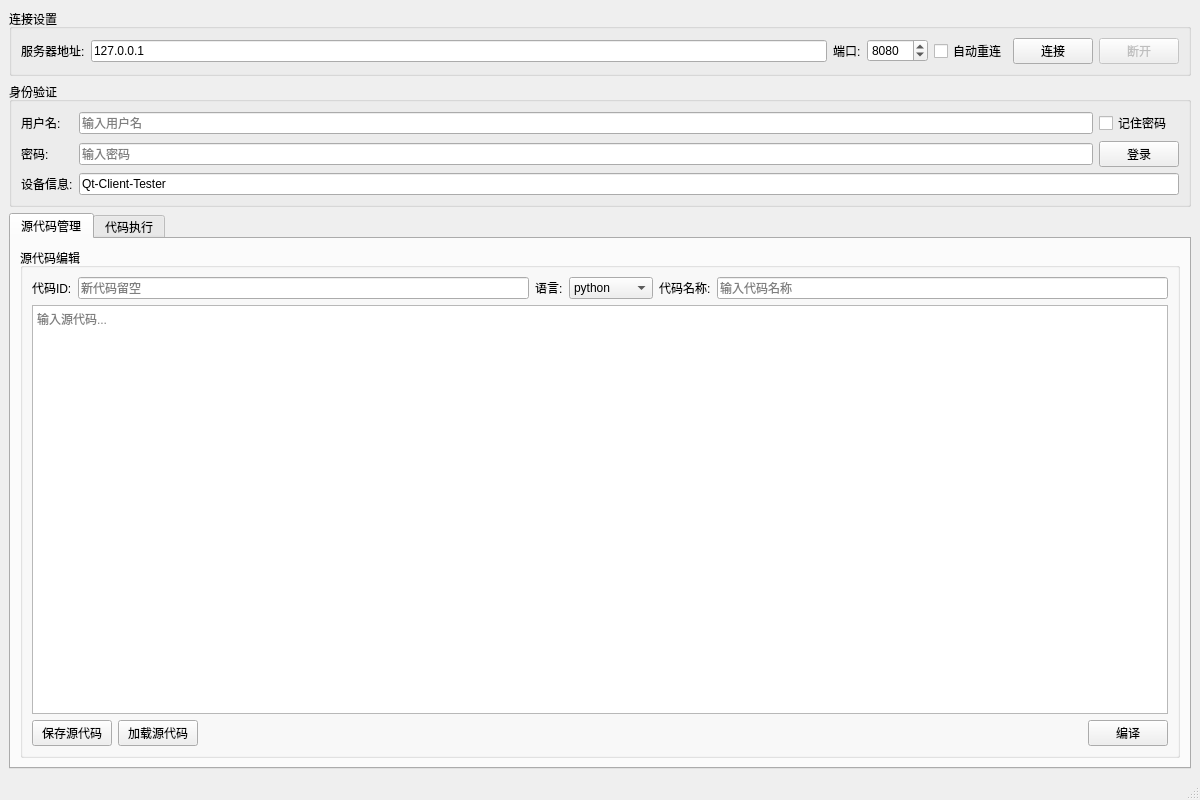
<?xml version="1.0" encoding="UTF-8"?>
<ui version="4.0">
 <class>MainWindow</class>
 <widget class="QMainWindow" name="MainWindow">
  <property name="geometry">
   <rect>
    <x>0</x>
    <y>0</y>
    <width>1200</width>
    <height>800</height>
   </rect>
  </property>
  <property name="windowTitle">
   <string>ProtoClientTester</string>
  </property>
  <widget class="QWidget" name="centralWidget">
   <layout class="QVBoxLayout" name="verticalLayout">
    <item>
     <widget class="QGroupBox" name="groupBoxConnection">
      <property name="title">
       <string>连接设置</string>
      </property>
      <layout class="QHBoxLayout" name="horizontalLayout">
       <item>
        <widget class="QLabel" name="labelHost">
         <property name="text">
          <string>服务器地址:</string>
         </property>
        </widget>
       </item>
       <item>
        <widget class="QLineEdit" name="lineEditHost">
         <property name="text">
          <string>127.0.0.1</string>
         </property>
        </widget>
       </item>
       <item>
        <widget class="QLabel" name="labelPort">
         <property name="text">
          <string>端口:</string>
         </property>
        </widget>
       </item>
       <item>
        <widget class="QSpinBox" name="spinBoxPort">
         <property name="minimum">
          <number>1</number>
         </property>
         <property name="maximum">
          <number>65535</number>
         </property>
         <property name="value">
          <number>8080</number>
         </property>
        </widget>
       </item>
       <item>
        <widget class="QCheckBox" name="checkBoxAutoReconnect">
         <property name="text">
          <string>自动重连</string>
         </property>
        </widget>
       </item>
       <item>
        <widget class="QPushButton" name="pushButtonConnect">
         <property name="text">
          <string>连接</string>
         </property>
        </widget>
       </item>
       <item>
        <widget class="QPushButton" name="pushButtonDisconnect">
         <property name="text">
          <string>断开</string>
         </property>
         <property name="enabled">
          <bool>false</bool>
         </property>
        </widget>
       </item>
      </layout>
     </widget>
    </item>
    <item>
     <widget class="QGroupBox" name="groupBoxAuth">
      <property name="title">
       <string>身份验证</string>
      </property>
      <layout class="QGridLayout" name="gridLayout">
       <item row="0" column="0">
        <widget class="QLabel" name="labelUsername">
         <property name="text">
          <string>用户名:</string>
         </property>
        </widget>
       </item>
       <item row="0" column="1">
        <widget class="QLineEdit" name="lineEditUsername">
         <property name="placeholderText">
          <string>输入用户名</string>
         </property>
        </widget>
       </item>
       <item row="0" column="2">
        <widget class="QCheckBox" name="checkBoxRemember">
         <property name="text">
          <string>记住密码</string>
         </property>
        </widget>
       </item>
       <item row="1" column="0">
        <widget class="QLabel" name="labelPassword">
         <property name="text">
          <string>密码:</string>
         </property>
        </widget>
       </item>
       <item row="1" column="1">
        <widget class="QLineEdit" name="lineEditPassword">
         <property name="echoMode">
          <enum>QLineEdit::Password</enum>
         </property>
         <property name="placeholderText">
          <string>输入密码</string>
         </property>
        </widget>
       </item>
       <item row="1" column="2">
        <widget class="QPushButton" name="pushButtonLogin">
         <property name="text">
          <string>登录</string>
         </property>
        </widget>
       </item>
       <item row="2" column="0">
        <widget class="QLabel" name="labelDevice">
         <property name="text">
          <string>设备信息:</string>
         </property>
        </widget>
       </item>
       <item row="2" column="1" colspan="2">
        <widget class="QLineEdit" name="lineEditDeviceInfo">
         <property name="text">
          <string>Qt-Client-Tester</string>
         </property>
        </widget>
       </item>
      </layout>
     </widget>
    </item>
    <item>
     <widget class="QTabWidget" name="tabWidget">
      <property name="currentIndex">
       <number>0</number>
      </property>
      <widget class="QWidget" name="tabSource">
       <attribute name="title">
        <string>源代码管理</string>
       </attribute>
       <layout class="QVBoxLayout" name="verticalLayout_2">
        <item>
         <widget class="QGroupBox" name="groupBoxSource">
          <property name="title">
           <string>源代码编辑</string>
          </property>
          <layout class="QVBoxLayout" name="verticalLayout_3">
           <item>
            <layout class="QHBoxLayout" name="horizontalLayout_2">
             <item>
              <widget class="QLabel" name="labelCodeId">
               <property name="text">
                <string>代码ID:</string>
               </property>
              </widget>
             </item>
             <item>
              <widget class="QLineEdit" name="lineEditCodeId">
               <property name="placeholderText">
                <string>新代码留空</string>
               </property>
              </widget>
             </item>
             <item>
              <widget class="QLabel" name="labelLanguage">
               <property name="text">
                <string>语言:</string>
               </property>
              </widget>
             </item>
             <item>
              <widget class="QComboBox" name="comboBoxLanguage">
               <item>
                <property name="text">
                 <string>python</string>
                </property>
               </item>
               <item>
                <property name="text">
                 <string>cpp</string>
                </property>
               </item>
               <item>
                <property name="text">
                 <string>java</string>
                </property>
               </item>
               <item>
                <property name="text">
                 <string>javascript</string>
                </property>
               </item>
              </widget>
             </item>
             <item>
              <widget class="QLabel" name="labelCodeName">
               <property name="text">
                <string>代码名称:</string>
               </property>
              </widget>
             </item>
             <item>
              <widget class="QLineEdit" name="lineEditCodeName">
               <property name="placeholderText">
                <string>输入代码名称</string>
               </property>
              </widget>
             </item>
            </layout>
           </item>
           <item>
            <widget class="QTextEdit" name="textEditSourceCode">
             <property name="placeholderText">
              <string>输入源代码...</string>
             </property>
            </widget>
           </item>
           <item>
            <layout class="QHBoxLayout" name="horizontalLayout_3">
             <item>
              <widget class="QPushButton" name="pushButtonSaveSource">
               <property name="text">
                <string>保存源代码</string>
               </property>
              </widget>
             </item>
             <item>
              <widget class="QPushButton" name="pushButtonLoadSource">
               <property name="text">
                <string>加载源代码</string>
               </property>
              </widget>
             </item>
             <item>
              <spacer name="horizontalSpacer">
               <property name="orientation">
                <enum>Qt::Horizontal</enum>
               </property>
               <property name="sizeHint" stdset="0">
                <size>
                 <width>40</width>
                 <height>20</height>
                </size>
               </property>
              </spacer>
             </item>
             <item>
              <widget class="QPushButton" name="pushButtonCompile">
               <property name="text">
                <string>编译</string>
               </property>
              </widget>
             </item>
            </layout>
           </item>
          </layout>
         </widget>
        </item>
       </layout>
      </widget>
      <widget class="QWidget" name="tabExecute">
       <attribute name="title">
        <string>代码执行</string>
       </attribute>
       <layout class="QVBoxLayout" name="verticalLayout_4">
        <item>
         <widget class="QGroupBox" name="groupBoxExecute">
          <property name="title">
           <string>执行设置</string>
          </property>
          <layout class="QGridLayout" name="gridLayout_2">
           <item row="0" column="0">
            <widget class="QLabel" name="labelIrCodeId">
             <property name="text">
              <string>IR代码ID:</string>
             </property>
            </widget>
           </item>
           <item row="0" column="1">
            <widget class="QLineEdit" name="lineEditIrCodeId">
             <property name="placeholderText">
              <string>输入IR代码ID</string>
             </property>
            </widget>
           </item>
           <item row="0" column="2">
            <widget class="QLabel" name="labelExecMode">
             <property name="text">
              <string>执行模式:</string>
             </property>
            </widget>
           </item>
           <item row="0" column="3">
            <widget class="QComboBox" name="comboBoxExecMode">
             <item>
              <property name="text">
               <string>JIT编译</string>
              </property>
             </item>
             <item>
              <property name="text">
               <string>解释执行</string>
              </property>
             </item>
             <item>
              <property name="text">
               <string>两种模式</string>
              </property>
             </item>
            </widget>
           </item>
           <item row="1" column="0">
            <widget class="QLabel" name="labelTimeout">
             <property name="text">
              <string>超时时间(s):</string>
             </property>
            </widget>
           </item>
           <item row="1" column="1">
            <widget class="QSpinBox" name="spinBoxTimeout">
             <property name="minimum">
              <number>1</number>
             </property>
             <property name="maximum">
              <number>300</number>
             </property>
             <property name="value">
              <number>30</number>
             </property>
            </widget>
           </item>
           <item row="1" column="2" colspan="2">
            <widget class="QPushButton" name="pushButtonExecute">
             <property name="text">
              <string>执行代码</string>
             </property>
            </widget>
           </item>
          </layout>
         </widget>
        </item>
        <item>
         <widget class="QGroupBox" name="groupBoxResult">
          <property name="title">
           <string>执行结果</string>
          </property>
          <layout class="QVBoxLayout" name="verticalLayout_5">
           <item>
            <widget class="QTextEdit" name="textEditResult">
             <property name="readOnly">
              <bool>true</bool>
             </property>
            </widget>
           </item>
           <item>
            <layout class="QHBoxLayout" name="horizontalLayout_4">
             <item>
              <widget class="QLabel" name="labelExecTime">
               <property name="text">
                <string>执行时间: 0ms</string>
               </property>
              </widget>
             </item>
             <item>
              <widget class="QLabel" name="labelExecStatus">
               <property name="text">
                <string>状态: 未执行</string>
               </property>
              </widget>
             </item>
             <item>
              <spacer name="horizontalSpacer_2">
               <property name="orientation">
                <enum>Qt::Horizontal</enum>
               </property>
               <property name="sizeHint" stdset="0">
                <size>
                 <width>40</width>
                 <height>20</height>
                </size>
               </property>
              </spacer>
             </item>
             <item>
              <widget class="QPushButton" name="pushButtonClearResult">
               <property name="text">
                <string>清空结果</string>
               </property>
              </widget>
             </item>
            </layout>
           </item>
          </layout>
         </widget>
        </item>
       </layout>
      </widget>
     </widget>
    </item>
   </layout>
  </widget>
  <widget class="QStatusBar" name="statusBar">
   <property name="sizeGripEnabled">
    <bool>true</bool>
   </property>
  </widget>
 </widget>
 <resources/>
 <connections/>
</ui>
